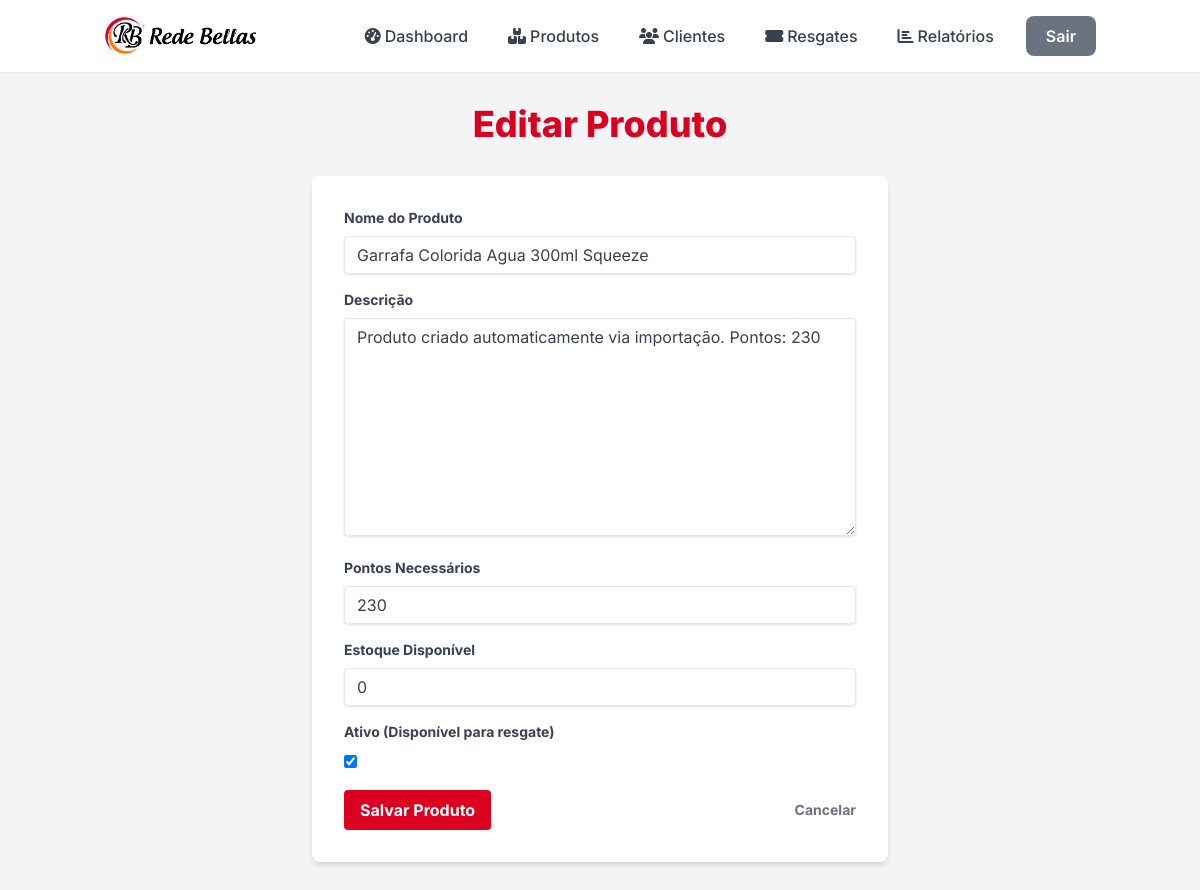
/products/16/edit/ (signed in), run on the app's committed database.
### core/models.py (models this page shows, shortened)
class Produto(models.Model):
    nome = models.CharField(max_length=200)
    descricao = models.TextField(blank=True, null=True)
    pontos_necessarios = models.IntegerField(default=0)
    estoque = models.IntegerField(default=0)
    ativo = models.BooleanField(default=True)
    data_criacao = models.DateTimeField(auto_now_add=True)
    data_atualizacao = models.DateTimeField(auto_now=True)
    class Meta:
        verbose_name = "Produto"
        verbose_name_plural = "Produtos"
        ordering = ["nome"]

### core/views.py (the view)
# urls.py: path("products/<int:pk>/edit/", views.product_update, name="product_update"),
@login_required
def product_update(request, pk):
    product = get_object_or_404(Produto, pk=pk)
    if request.method == "POST":
        form = ProdutoForm(request.POST, instance=product)
        if form.is_valid():
            form.save()
            return redirect("products_list")
        else:
            messages.error(request, "Erro ao atualizar produto. Verifique os dados.")
    else:
        form = ProdutoForm(instance=product)
    context = {"form": form, "title": "Editar Produto"}
    return render(request, "products/product_form.html", context)

### core/templates/products/product_form.html (shortened to what this page needs)
{% load static %}
<!DOCTYPE html>
<html lang="pt-br">
<head>
    <link rel="stylesheet" href="{% static 'css/output.css' %}">
    <link rel="stylesheet" href="https://cdnjs.cloudflare.com/ajax/libs/font-awesome/6.5.1/css/all.min.css">
</head>
<body class="bg-gray-100 font-inter antialiased text-gray-800">
    {% include 'partials/_navbar.html' %}
    <div class="container mx-auto px-4 py-8">
        <h1 class="text-4xl font-extrabold text-[#DB0020] mb-8 text-center">{{ title }}</h1>
        <div class="max-w-xl mx-auto bg-white p-8 rounded-lg shadow-md">
            <form method="post">
                {% for field in form %}
                    <div class="mb-4">
                        <label class="block text-gray-700 text-sm font-bold mb-2" for="{{ field.id_for_label }}">
                            {{ field.label }}
                        </label>
                        {{ field }}
                    </div>
                {% endfor %}
                <div class="flex items-center justify-between">
                    <button type="submit" class="bg-[#DB0020] hover:bg-red-700 text-white font-bold py-2 px-4 rounded focus:outline-none focus:shadow-outline transition duration-300">
                        Salvar Produto
                    </button>
                    <a href="{% url 'products_list' %}" class="inline-block align-baseline font-bold text-sm text-gray-500 hover:text-gray-800">
                        Cancelar
                    </a>
                </div>
            </form>
        </div>
    </div>
</body>
</html>

### data on the page
Produto: form "Garrafa Colorida Agua 300ml Squeeze" "Produto criado automaticamente via importação. Pontos: 230" "230" "0" "☑"

### other printed values
{{ title }} "Editar Produto"
{{ field.label }} "Nome do Produto" "Descrição" "Pontos Necessários" "Estoque Disponível" "Ativo (Disponível para resgate)"
